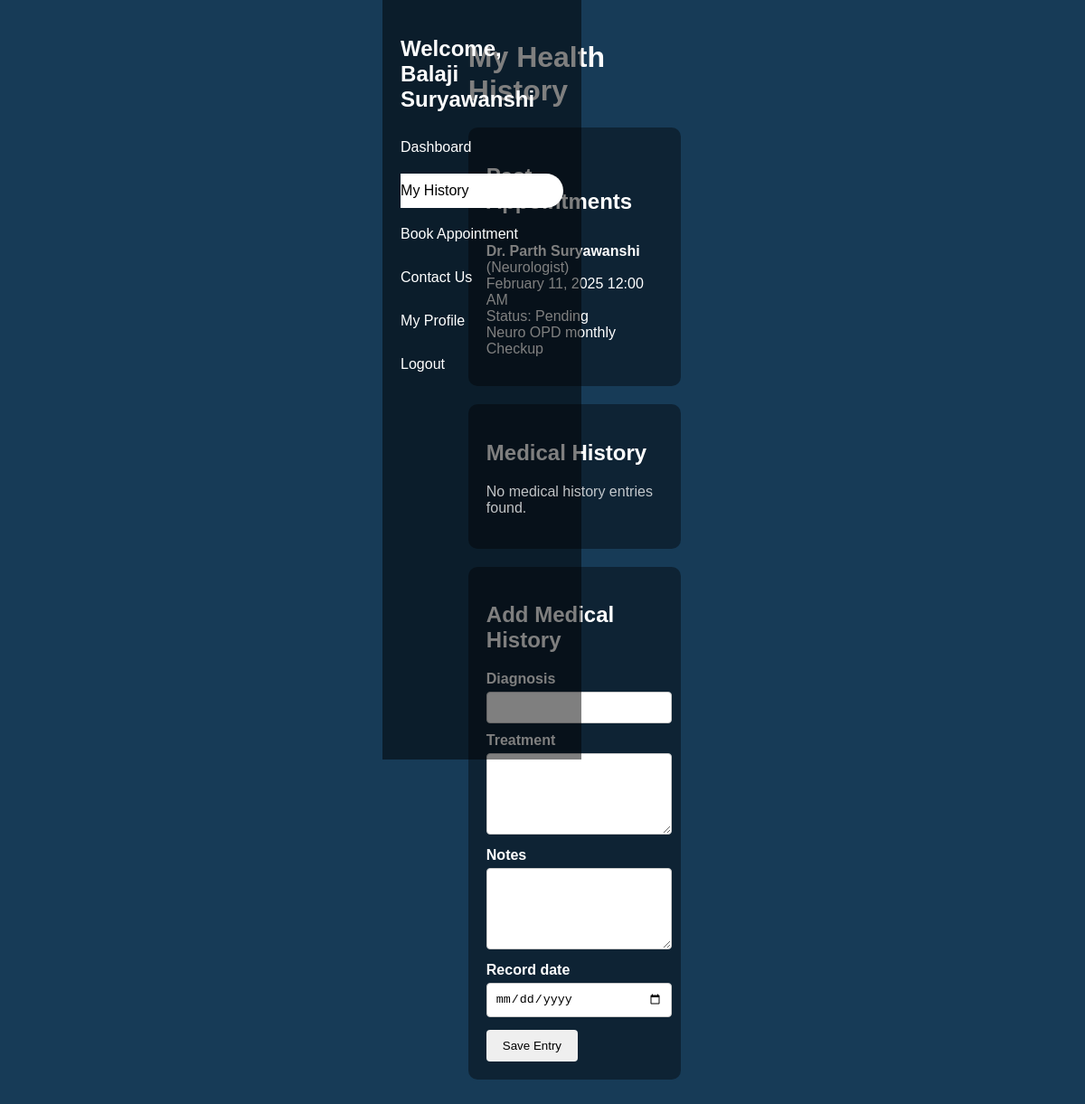
Screenshot of /user/history.php (signed in) with the database file from the repository.
### tables this page shows
CREATE TABLE appointments (
  appointment_id int NOT NULL AUTO_INCREMENT,
  user_id int NOT NULL,
  doctor_id int NOT NULL,
  appointment_date datetime NOT NULL,
  `description` text,
  `status` enum('pending','confirmed','completed','rejected','cancelled') DEFAULT 'pending',
  assigned_by enum('user','admin') NOT NULL,
  created_at timestamp NULL DEFAULT CURRENT_TIMESTAMP,
  PRIMARY KEY (appointment_id),
  KEY idx_appointments_user_id (user_id),
  KEY idx_appointments_doctor_id (doctor_id),
  CONSTRAINT appointments_ibfk_1 FOREIGN KEY (user_id) REFERENCES users (user_id) ON DELETE CASCADE,
  CONSTRAINT appointments_ibfk_2 FOREIGN KEY (doctor_id) REFERENCES doctors (doctor_id) ON DELETE CASCADE
);

CREATE TABLE doctors (
  doctor_id int NOT NULL AUTO_INCREMENT,
  `name` varchar(255) NOT NULL,
  specialization varchar(255) NOT NULL,
  experience int NOT NULL,
  contact_details varchar(255) NOT NULL,
  created_at timestamp NULL DEFAULT CURRENT_TIMESTAMP,
  photo varchar(255) DEFAULT NULL,
  PRIMARY KEY (doctor_id)
);

### user/history.php (the view, shortened to what this page needs)
<?php
require_once '../includes/db_connection.php';
$user_id = $_SESSION['user_id'];
$appointments = [];
$medical_history = [];
try {
    $stmt = $pdo->prepare(
        'SELECT a.*, d.name AS doctor_name, d.specialization
         FROM appointments a
         JOIN doctors d ON a.doctor_id = d.doctor_id
         WHERE a.user_id = ? AND (a.appointment_date < NOW() OR a.status = \'completed\')
         ORDER BY a.appointment_date DESC'
    );
    $stmt->execute([$user_id]);
    $appointments = $stmt->fetchAll();
    $stmt = $pdo->prepare(
        'SELECT diagnosis, treatment, notes, recorded_at
         FROM medical_history
         WHERE user_id = ?
         ORDER BY recorded_at DESC, history_id DESC'
    );
    $stmt->execute([$user_id]);
    $medical_history = $stmt->fetchAll();
} catch (PDOException $e) {
    error_log('History fetch failed: ' . $e->getMessage());
    $error = 'Unable to load history right now.';
}
?>
<!DOCTYPE html>
<html lang="en">
<head>
    <link href="../assets/css/style.css" rel="stylesheet">
</head>
<body>
<div class="dashboard-container">
    <aside class="user-sidebar">
        <h2>Welcome, <?= htmlspecialchars($_SESSION['name']) ?></h2>
        <nav>
            <a href="dashboard.php" class="nav-link">Dashboard</a>
            <a href="history.php" class="nav-link active">My History</a>
            <a href="doctors.php" class="nav-link">Book Appointment</a>
            <a href="contact.php" class="nav-link">Contact Us</a>
            <a href="profile.php" class="nav-link">My Profile</a>
            <a href="../auth/logout.php" class="nav-link">Logout</a>
        </nav>
    </aside>
    <main class="user-main">
        <h1>My Health History</h1>
        <section class="history-section">
            <h2>Past Appointments</h2>
            <?php if (!$appointments): ?>
                <p class="muted">No past appointments found.</p>
            <?php else: ?>
                <?php foreach ($appointments as $appointment): ?>
                    <div class="history-entry">
                        <strong>Dr. <?= htmlspecialchars($appointment['doctor_name']) ?></strong>
                        <span>(<?= htmlspecialchars($appointment['specialization']) ?>)</span>
                        <div><?= date('F j, Y g:i A', strtotime($appointment['appointment_date'])) ?></div>
                        <div>Status: <?= htmlspecialchars(ucfirst($appointment['status'])) ?></div>
                        <?php if (!empty($appointment['description'])): ?>
                            <div><?= htmlspecialchars($appointment['description']) ?></div>
                        <?php endif; ?>
                    </div>
                <?php endforeach; ?>
            <?php endif; ?>
        </section>
        <section class="history-section">
            <h2>Medical History</h2>
            <?php if (!$medical_history): ?>
                <p class="muted">No medical history entries found.</p>
            <?php endif; ?>
        </section>
        <section class="history-section">
            <h2>Add Medical History</h2>
            <form method="post">
                <label for="diagnosis">Diagnosis</label>
                <input id="diagnosis" name="diagnosis" required maxlength="255">
                <label for="treatment">Treatment</label>
                <textarea id="treatment" name="treatment"></textarea>
                <label for="notes">Notes</label>
                <textarea id="notes" name="notes"></textarea>
                <label for="recorded_at">Record date</label>
                <input id="recorded_at" type="date" name="recorded_at" required max="<?= date('Y-m-d') ?>">
                <button class="btn" type="submit">Save Entry</button>
            </form>
        </section>
    </main>
</div>
</body>
</html>

### assets/css/style.css (style rules this page uses)
body { font-family: 'Arial', sans-serif; margin: 0; padding: 0; color: white; box-sizing: border-box; background-image: url('./assets/image/wave.png'); background-repeat: no-repeat; background-size: cover; background-position: center; background-attachment: fixed; justify-items: center; }

### user/history.php (style rules this page uses)
body { font-family: Arial, sans-serif; margin: 0; color: white; background: #173b57; }
.dashboard-container { display: flex; min-height: 100vh; }
.user-sidebar { width: 15%; min-width: 180px; padding: 20px; background: rgba(0, 0, 0, 0.5); position: fixed; height: 100vh; }
.nav-link { display: block; color: white; text-decoration: none; padding: 10px 0; margin-bottom: 10px; }
.nav-link:hover, .nav-link.active { background: white; color: black; border-radius: 0 20px 20px 0; }
.user-main { width: 80%; margin-left: 20%; padding: 24px; }
.history-section { background: rgba(0, 0, 0, 0.4); padding: 20px; margin-bottom: 20px; border-radius: 10px; }
.history-entry { border-bottom: 1px solid rgba(255,255,255,.3); padding: 12px 0; }
.history-entry:last-child { border-bottom: 0; }
label { display: block; margin: 10px 0 5px; font-weight: bold; }
input, textarea { width: 95%; padding: 9px; border-radius: 4px; border: 1px solid #ccc; }
textarea { min-height: 70px; }
.btn { margin-top: 14px; padding: 10px 18px; border: 0; border-radius: 4px; cursor: pointer; }
.muted { opacity: .75; }

### rows the page displays
appointments: doctor.name "Parth Suryawanshi", doctor.specialization "Neurologist", appointment_date "February 11, 2025 12:00 AM", status "Pending", description "Neuro OPD monthly Checkup"

### other values shown
$_SESSION['name'] "Balaji Suryawanshi"
